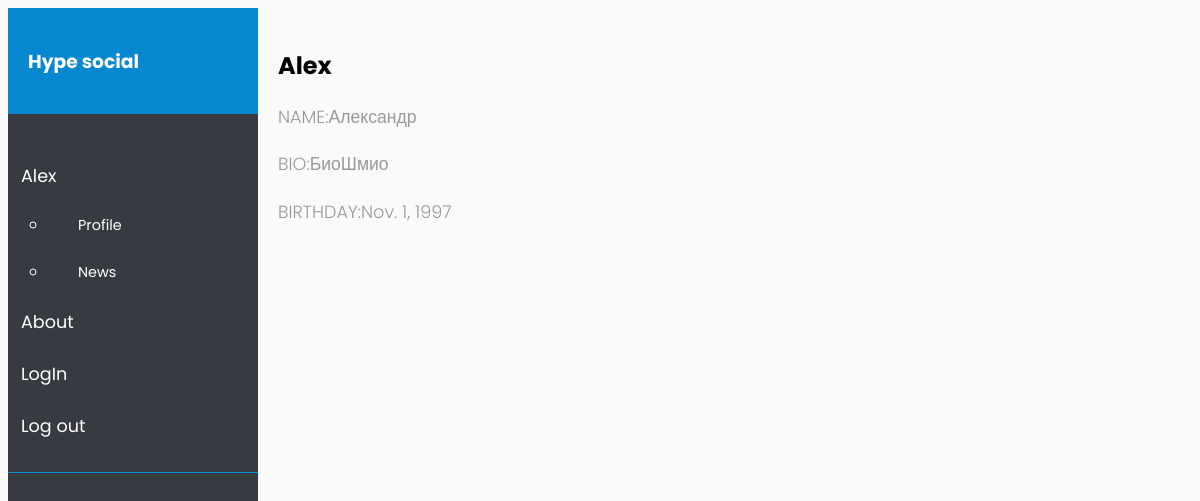
/profile/ (signed in), run on the app's committed database.
### user/models.py (models this page shows, shortened)
class Profile(models.Model):
    class Meta:
        db_table = "профиль"
    login = models.OneToOneField(User, on_delete=models.CASCADE, verbose_name='user_login', unique=True, default=None)
    name = models.CharField(max_length=111, default='')
    date_birth = models.DateField(max_length=9)
    email = models.EmailField(max_length=100, unique=True, null=True, blank=True)
    bio = models.TextField(max_length=140)
    ava = models.ImageField(upload_to='avatar/', blank=True, null=True)

### user/views.py (the view)
# urls.py: path('profile/', views.ShowProfile.as_view()),
class ShowProfile(APIView):
        permission_classes = [IsAuthenticated]
        queryset = Profile.objects.all()
        renderer_classes = [TemplateHTMLRenderer]
        serializer_class = ProfileSerializer
        template_name = 'user/profile.html'
        def get(self, request):
            queryset = Profile.objects.all().filter(login=request.user)
            return Response({'profiles': queryset})

### user/templates/user/profile.html (shortened to what this page needs)
{% extends "user/posts.html" %}
{% load rest_framework %}
{% load static %}
{% block content%}
{% if user.is_authenticated %}
       {% for profile in profiles %}
      <H2>{{profile.login}}</H2>
      <p>NAME:{{profile.name}}</p>
      <p>BIO:{{profile.bio}}</p>
      <p>BIRTHDAY:{{profile.date_birth}}</p>
        {% endfor %}
   {% endif %}
{% endblock %}

### user/templates/user/posts.html (shortened to what this page needs)
{% load rest_framework %}
{% load static %}
<html lang="en">
 <html lang="en"><head>
 <link rel="stylesheet" href="{% static 'css/main.css'%}" >
 </head>
<body>
<div class="wrapper">
        <nav id="sidebar">
            <div class="sidebar-header">
                <h3>Hype social</h3>
            </div>
            <ul class="list-unstyled components">
                <li class="active">
                    {% if user.is_authenticated %}
                    <a href="#homeSubmenu" data-toggle="collapse" aria-expanded="false" class="dropdown-toggle">{{ user.get_username }}</a>
                    <ul class="collapse list-unstyled" id="homeSubmenu">
                        <li>
                            <a href="/profile/">Profile</a>
                        </li>
                        <li>
                            <a href="/">News</a>
                        </li>
                    </ul>
                </li>
                <li>
                    <a href="#">About</a>
                </li>
                <li>
                    <a href="/accounts/login">LogIn</a>
                </li>
                <li><a href="{% url 'logout' %}">Log out</a></li>
            </ul>
            {% else %}
             <a href="#homeSubmenu" data-toggle="collapse" aria-expanded="false" class="dropdown-toggle">{{ user.get_username }}</a>
                    <ul class="collapse list-unstyled" id="homeSubmenu">
                <li>
                    <a href="/accounts/login">LogIn</a>
                </li>
              {% endif %}
        </nav>
        <div id="content">
         {% block content %}{% endblock %}
</body></html>

### user/static/css/main.css (style rules this page uses)
body { font-family: 'Poppins', sans-serif; background: #fafafa; }
p { font-family: 'Poppins', sans-serif; font-size: 1.1em; font-weight: 300; line-height: 1.7em; color: #999; }
a, a:hover, a:focus { color: inherit; text-decoration: none; transition: all 0.3s; }
.wrapper { display: flex; width: 100%; align-items: stretch; }
#sidebar { min-width: 250px; max-width: 250px; background: #383a42; color: #fff; transition: all 0.3s; }
#sidebar .sidebar-header { padding: 20px; background: #0887d1; }
#sidebar ul.components { padding: 20px 0; border-bottom: 1px solid #0991d6; }
#sidebar ul li a { padding: 13px; font-size: 1.1em; display: block; }
#sidebar ul li.active>a, a[aria-expanded="true"] { color: #fff; background: #383a42; }
a[data-toggle="collapse"] { position: relative; }
.dropdown-toggle::after { display: block; position: absolute; top: 50%; right: 20px; transform: translateY(-50%); }
ul ul a { font-size: 0.9em !important; padding-left: 30px !important; background: #383a42; }
#content { width: 100%; padding: 20px; min-height: 100vh; transition: all 0.3s; }

### data on the page
Profile: login "Alex", name "Александр", bio "БиоШмио", date_birth "Nov. 1, 1997"

### other printed values
{{ user.get_username }} "Alex"
